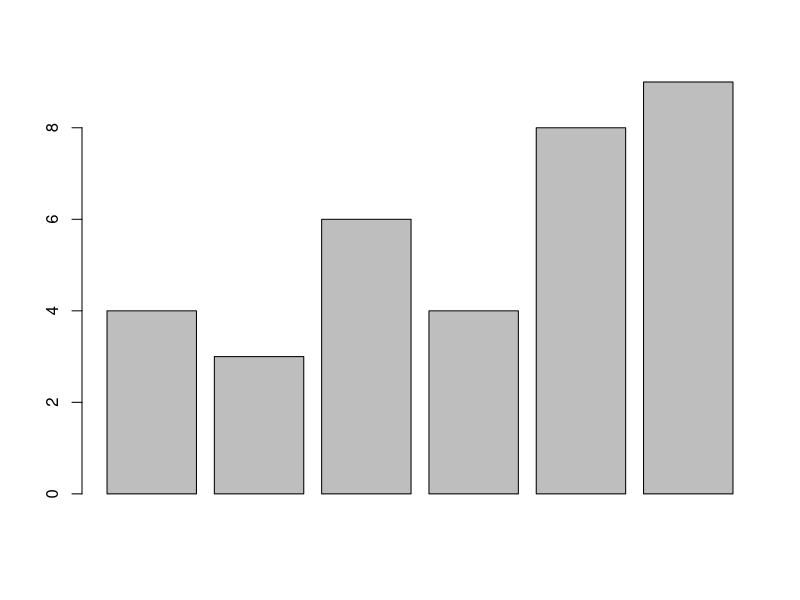
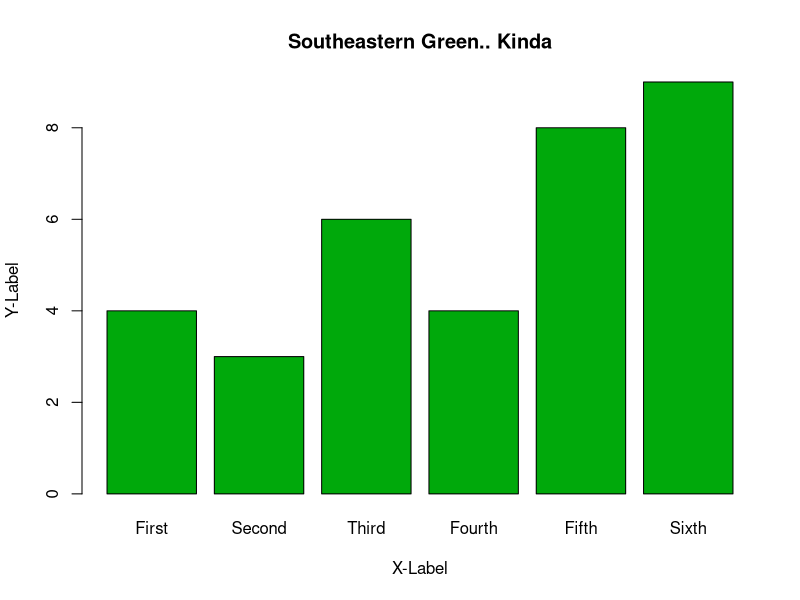
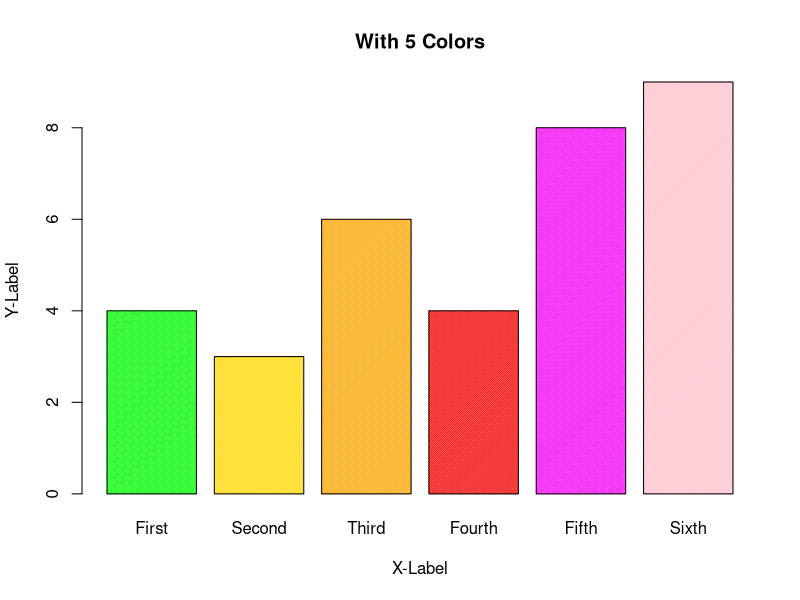
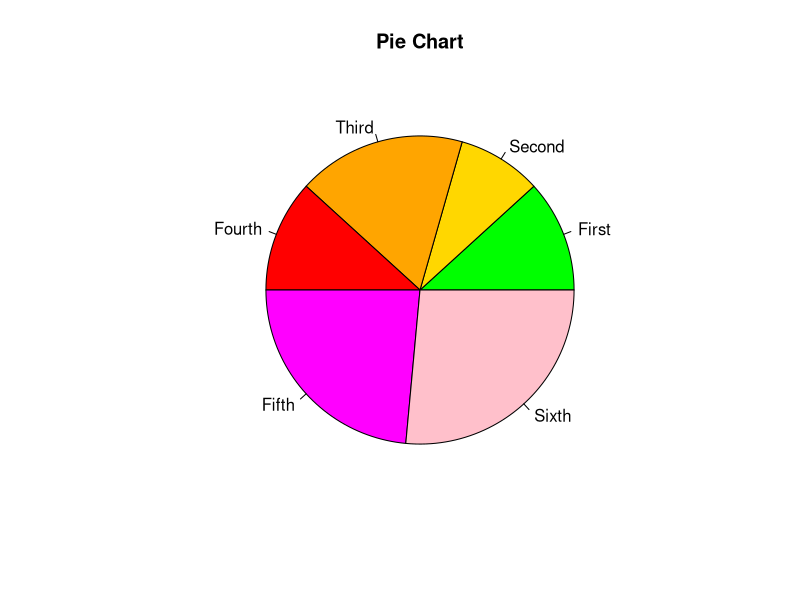
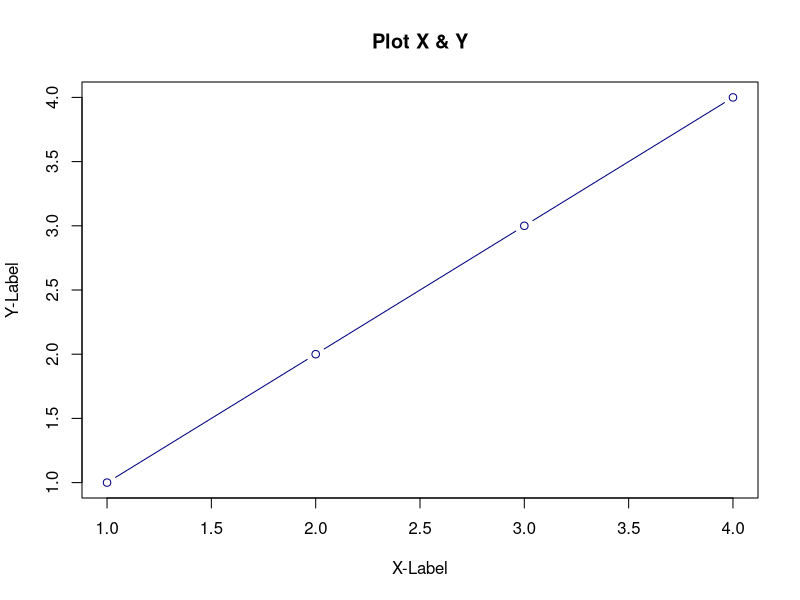

The R script that drew these images, in order:
# Test Data Visualization
# Program-ID: TDataVisual.R
# Author:     We R Farmers (Kody Chabaud, Stephen Legnon, Shanna O'Quinn, Deanna Short)
# OS:         Windows 10
# Note: 
#   Must have both R and RStudio installed (https://posit.co/download/rstudio-desktop/)
#   The following instructions are used to edit and run this program.
#     1) Open RStudio. In the Right Lower Window, press the three dots and
#       navigate to the folder containing the desired file.
#     2) Double click the file to open it. This will open the file in the left
#       upper window.
#     3) To run the entire document press the Ctrl+Shift+S (or use the Source toolbar button)


# Data visualization appears on the lower right window. Navigate through each with the blue arrows
# data for visualizations
vector_variable <- c(4, 3, 6, 4, 8, 9)

# Barplots can be used to summarize large data in visual form; called with barplot()
# default barplot using vector_variable data set
result <- barplot(vector_variable) 


# barplot of vector_variable with coloring
result <- barplot(vector_variable, 
        main="Southeastern Green.. Kinda", # title
        col="#00a90b", # bar coloring
        xlab = "X-Label", # x-label
        ylab = "Y-Label", # y-label
        names.arg = c("First", "Second", "Third", "Fourth", "Fifth", "Sixth")) # names


# color with 5 different colors
result <- barplot(vector_variable, 
        col=c("green", "gold", "orange", "red", "magenta", "pink"), 
        main="With 5 Colors",
        xlab = "X-Label", 
        ylab = "Y-Label", 
        density = 80, #change the texture
        names.arg = c("First", "Second", "Third", "Fourth", "Fifth", "Sixth"))


# Pie charts represent data visually as a fractional part of a whole, calle with pie()
result <- pie(vector_variable,
              main = "Pie Chart",
              labels = c("First", "Second", "Third", "Fourth", "Fifth", "Sixth"),
              col = c("green", "gold", "orange", "red", "magenta",  "pink")
)

# Plotting : plot() is a generic function that is used to plot points on a graph
# create a vector x
x <- c(1, 2, 3, 4) 

# create a vector y
y <- c(1, 2, 3, 4)

# plot multiple points
plot(x, 
     y, 
     main = "Plot X & Y",
     xlab = "X-Label", 
     ylab = "Y-Label", 
     col = c("navy"),
     type= 'b') # several types are available to determine the style of plotting
